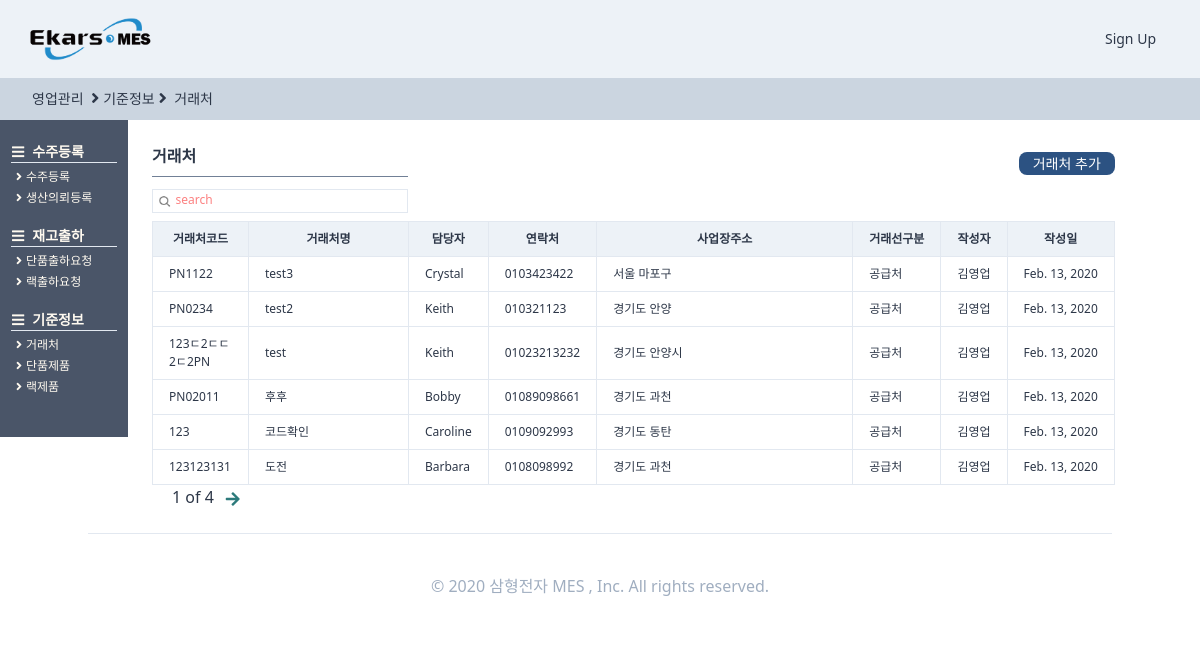
/standardinformaiton/partner/, run on an earlier commit of the app's database.
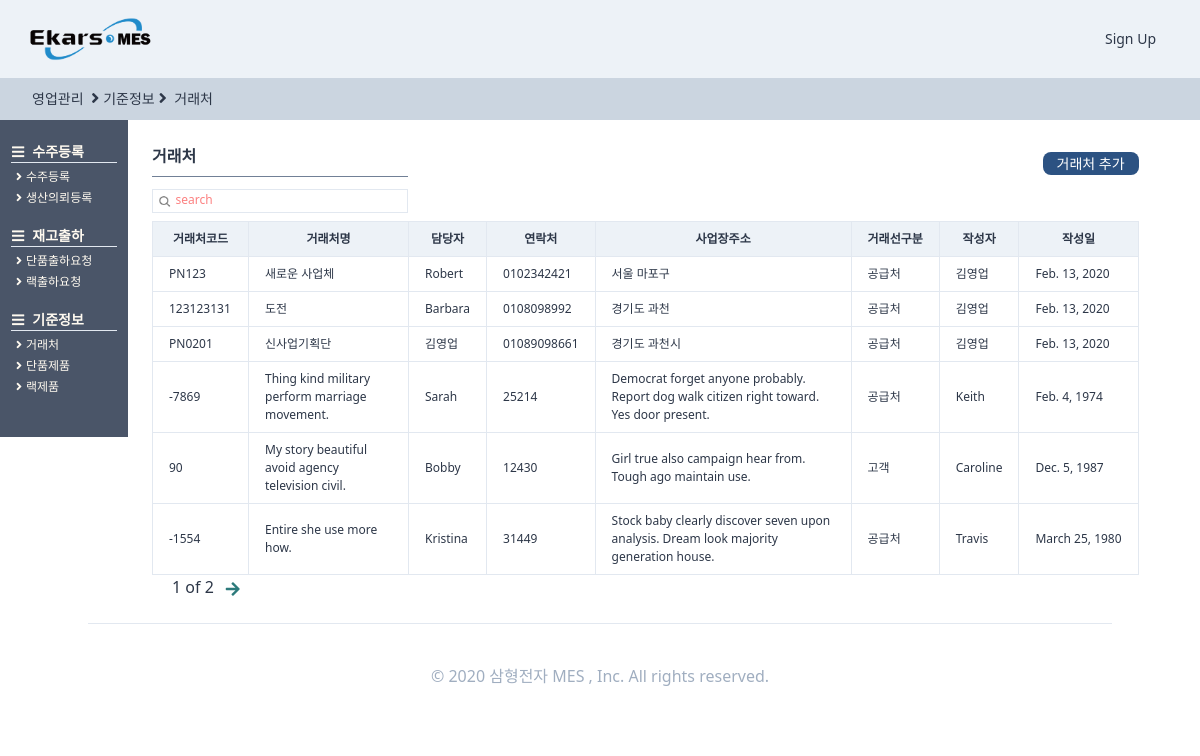
And on a later commit of the database.
### StandardInformation/models.py (models this page shows, shortened)
class Partner(TimeStampedModel):
    고객 = "고객"
    대리점 = "대리점"
    공급처 = "공급처"
    거래처_CHOICES = (
        (고객, "고객"),
        (대리점, "대리점"),
        (공급처, "공급처"),
    )
    작성자 = models.ForeignKey(
        "users.User", related_name="거래처작성자", on_delete=models.SET_NULL, null=True
    )
    작성일 = models.DateField(auto_now=True, auto_now_add=False)
    거래처구분 = models.CharField(choices=거래처_CHOICES, max_length=4, default=공급처)
    거래처코드 = models.CharField(null=True, max_length=20)
    거래처명 = models.CharField(max_length=50, null=True)
    사업자등록번호 = models.CharField(max_length=50, null=True)
    담당자 = models.ForeignKey(
        "users.User", related_name="거래처담당자", on_delete=models.SET_NULL, null=True
    )
    연락처 = models.CharField(max_length=50, blank=True)
    이메일 = models.EmailField(max_length=254)
    사업장주소 = models.CharField(max_length=90, blank=True, null=True)
    사업자등록증첨부 = models.FileField(blank=True, null=True, upload_to="partnerregister")
    특이사항 = models.TextField(blank=True, null=True)
    사용여부 = models.BooleanField(default=False)
    class Meta:
        verbose_name = "거래처"
        verbose_name_plural = "거래처"

### users/models.py (models this page shows)
class User(AbstractUser,TimeStampedModel):
    부서 = models.ForeignKey(
        "Part", related_name="user", on_delete=models.CASCADE, null=True
    )
    class Meta:
        verbose_name = "사용자"
        verbose_name_plural = "사용자"
    def __str__(self):
        return self.first_name

### StandardInformation/views.py (the view)
# urls.py: path("partner/", views.PartnerView.as_view(), name="partner"),
class PartnerView(ListView):
    model = models.Partner
    paginate_by = 6
    paginate_orphans = 2
    ordering = "-created"
    context_object_name = "lists"
    template_name = "Standardinformation/partner.html"

### templates/Standardinformation/partner.html (shortened to what this page needs)
{%extends "orders/ordershome.html"%}
{% load static%}
{%block head_title%}
</a><i class="fas fa-angle-right mx-1 text-base"></i>기준정보<i class="fas fa-angle-right text-base mx-1"></i>
거래처
{%endblock head_title %}
{%block main_contens%}
<div class="w-11/12 h-full ml-32 -mt-6 pt-12 flex flex-row justify-between">
    <div class="p-6 flex flex-col">
        <div class="flex flex-row justify-between">
            <div class="justify-between ">
                <div class=" border-b w-64 mb-3 font-semibold border-gray-600 pb-2">거래처 </div>
            </div>
            <div class="mt-2">
                <a href="{%url "StandardInformation:partnerregister"%}">
                    <div class="btn-link">
                        거래처 추가 </div>
                </a>
            </div>
        </div>
        <div class="w-64 border h-6 mb-2">
            <form method="get" action="{%url "StandardInformation:partnersearch" %}" class="w-full flex ">
                <button class="w-4 h-4 mt-1 ml-1  rounded-xl bg-cover bg-center"
                    style="background-image:url({% static 'img/search.png' %});"></button>
                <input name="search" placeholder="search"
                    class="ml-1 w-full border-none search-box text-xs font-medium placeholder-red-400 focus: outline-none" />
            </form>
        </div>
        <div class="w-full rounded text-xs">
            <table class="table-fixed">
                <thead>
                    <tr>
                        <th class="border bg-gray-200 px-4 py-2 w-24">거래처코드</th>
                        <th class="border bg-gray-200 px-4 py-2 w-40">거래처명</th>
                        <th class="border bg-gray-200 px-4 py-2">담당자</th>
                        <th class="border bg-gray-200 px-4 py-2">연락처</th>
                        <th class="border bg-gray-200 px-4 py-2 w-64">사업장주소</th>
                        <th class="border bg-gray-200 px-4 py-2">거래선구분</th>
                        <th class="border bg-gray-200 px-4 py-2">작성자</th>
                        <th class="border bg-gray-200 px-4 py-2">작성일</th>
                    </tr>
                </thead>
                <tbody>
                    {%for list in lists%}
                    <tr>
                        <td class="border px-4 py-2 hover:text-blue-700"><a
                                href="{%url "StandardInformation:partnerdetail" list.pk %}">{{list.거래처코드}}</a></td>
                        <td class="border px-4 py-2">{{list.거래처명}}</td>
                        <td class="border px-4 py-2">{{list.담당자}}</td>
                        <td class="border px-4 py-2">{{list.연락처}}</td>
                        <td class="border px-4 py-2">{{list.사업장주소}}</td>
                        <td class="border px-4 py-2">{{list.거래처구분}}</td>
                        <td class="border px-4 py-2">{{list.작성자}}</td>
                        <td class="border px-4 py-2">{{list.작성일}}</td>
                    </tr>
                    {%endfor%}
                </tbody>
            </table>
            <div class="flex ml-2">
                <span class="mx-3 font-medium  text-base">{{page_obj.number}} of
                    {{page_obj.paginator.num_pages}}</span>
                {% if page_obj.has_next %}
                <a href="?page={{page_obj.next_page_number}}" class="text-teal-700"><i
                        class="fas fa-arrow-right fa-lg mt-2"></i></a>
                {% endif %}
            </div>
        </div>
    </div>
</div>
{%endblock main_contens %}

### templates/orders/ordershome.html (shortened to what this page needs)
{%extends "base.html"%}
{% block content %}
<div class="w-full bg-gray-400 h-10 items-center -mt-4 font-normal fixed justify-center text-sm py-2 pl-8 ">
    <a href="{% url "core:home"%}">
        <div class="">영업관리
    </a>{%block head_title%} {%endblock head_title %}</div>
<div class="flex">
    <div class="w-32 mx-auto h-10/12 fixed items-center font-semibold justify-center pt-5 bg-gray-700 mt-6">
        <div class="font-base text-sm text-left text-orange-100 py-px">
            <i class="fas fa-bars mr-2 ml-3"></i>수주등록
            <div class="border-t h-px w-10/12 self-center mx-auto py-px "></div>
            <div class="text-left ml-4 mb-4">
                <div>
                    <a href="#">
                        <span class=" font-light text-xs text-orange-100">
                            <i class="fas fa-angle-right mr-1"></i></i>수주등록</span></a></div>
                <div>
                    <a href="#">
                        <span class=" font-light text-xs justify-center text-orange-100">
                            <i class="fas fa-angle-right mr-1"></i></i>생산의뢰등록</span></a></div>
            </div>
        </div>
        <div class="font-base text-sm text-left text-orange-100 py-px">
            <i class="fas fa-bars mr-2 ml-3"></i>재고출하
            <div class="border-t h-px w-10/12 self-center mx-auto py-px "></div>
            <div class="text-left ml-4 mb-4">
                <div>
                    <a href="#">
                        <span class=" font-light text-xs text-orange-100">
                            <i class="fas fa-angle-right mr-1"></i></i>단품출하요청</span></a></div>
                <div>
                    <a href="#">
                        <span class=" font-light text-xs justify-center text-orange-100">
                            <i class="fas fa-angle-right mr-1"></i></i>랙출하요청</span></a></div>
            </div>
        </div>
        <div class="font-base text-sm text-left text-orange-100 py-px mb-10">
            <i class="fas fa-bars mr-2 ml-3"></i>기준정보
            <div class="border-t h-px w-10/12 self-center mx-auto py-px "></div>
            <div class="text-left ml-4">
                <div>
                    <a href="{%url "StandardInformation:partner"%}">
                        <span class=" font-light text-xs text-orange-100">
                            <i class="fas fa-angle-right mr-1"></i></i>거래처</span></a></div>
                <div>
                    <a href="{%url "StandardInformation:single"%}">
                        <span class=" font-light text-xs justify-center text-orange-100">
                            <i class="fas fa-angle-right mr-1"></i></i>단품제품</span></a></div>
                <div>
                    <a href="#">
                        <span class=" font-light text-xs justify-center text-orange-100">
                            <i class="fas fa-angle-right mr-1"></i></i>랙제품</span></a></div>
            </div>
        </div>
    </div>
    {%block main_contens%}{%endblock main_contens %}
    </div>
{%endblock content %}

### templates/base.html (shortened to what this page needs)
{% load static%}
{% load i18n %}
<!DOCTYPE html>
<html lang="en">
<head>
    <link rel="stylesheet" href="https://use.fontawesome.com/releases/v5.11.2/css/all.css">
    <link rel="stylesheet" href="{% static 'css/styles.css'%}">
</head>
<body class="text-gray-800 mt-24 font-light">
    <header
        class="container bg-gray-200 max-w-full inset-0 flex items-center justify-between px-6 h-20 border-b-2 border-gray-400 fixed bg-white">
        <div class="flex items-center w-1/3">
            <a href="{% url "core:home"%}"><img class=" h-12" src="{% static 'img/logo.png'%}" /></a>
        </div>
        {% include "partials/navigation.html"%}
    </header>
    {% block content %}
    {% endblock %}
</body>
{% include "partials/footer.html"%}
</html>

### templates/partials/navigation.html
{% load static%}
<ul class="flex items-center text-sm font-medium h-full">
        {% if user.is_authenticated %}
        <li class="nav_link"><a href="#">프로필</a></li>
        <li class="nav_link"><a href="{%url "users:logout"%}">로그아웃</a></li>
        {% else %}
        <li class="nav_link"><a href="{%url "users:signup"%}">Sign Up</a></li>
        {% endif %}
</ul>

### templates/partials/footer.html
{% load i18n %}
<footer class=" h-full container mx-auto text-center py-10 border-t font-medium text-gray-500">
    &copy; {% trans '2020 삼형전자 MES , Inc. All rights reserved.' %}
</footer>

What changed in the data, as far as the page shows it:
removed Partner: 거래처코드 "PN1122", 거래처명 "test3", 담당자 "Crystal", 연락처 "0103423422", 사업장주소 "서울 마포구", 거래처구분 "공급처", 작성자 "김영업", 작성일 "Feb. 13, 2020"
removed Partner: 거래처코드 "PN0234", 거래처명 "test2", 담당자 "Keith", 연락처 "010321123", 사업장주소 "경기도 안양", 거래처구분 "공급처", 작성자 "김영업", 작성일 "Feb. 13, 2020"
removed Partner: 거래처코드 "123ㄷ2ㄷㄷ2ㄷ2PN", 거래처명 "test", 담당자 "Keith", 연락처 "01023213232", 사업장주소 "경기도 안양시", 거래처구분 "공급처", 작성자 "김영업", 작성일 "Feb. 13, 2020"
removed Partner: 거래처코드 "PN02011", 거래처명 "후후", 담당자 "Bobby", 연락처 "01089098661", 사업장주소 "경기도 과천", 거래처구분 "공급처", 작성자 "김영업", 작성일 "Feb. 13, 2020"
removed Partner: 거래처코드 "123", 거래처명 "코드확인", 담당자 "Caroline", 연락처 "0109092993", 사업장주소 "경기도 동탄", 거래처구분 "공급처", 작성자 "김영업", 작성일 "Feb. 13, 2020"
added Partner: 거래처코드 "PN123", 거래처명 "새로운 사업체", 담당자 "Robert", 연락처 "0102342421", 사업장주소 "서울 마포구", 거래처구분 "공급처", 작성자 "김영업", 작성일 "Feb. 13, 2020"
now on this page (row unchanged): Partner: 거래처코드 "PN0201", 거래처명 "신사업기획단", 담당자 "김영업", 연락처 "01089098661", 사업장주소 "경기도 과천시", 거래처구분 "공급처", 작성자 "김영업", 작성일 "Feb. 13, 2020"
now on this page (row unchanged): Partner: 거래처코드 "-7869", 거래처명 "Thing kind military perform marriage movement.", 담당자 "Sarah", 연락처 "25214", 사업장주소 "Democrat forget anyone probably. Report dog walk citizen right toward. Yes door present.", 거래처구분 "공급처", 작성자 "Keith", 작성일 "Feb. 4, 1974"
now on this page (row unchanged): Partner: 거래처코드 "90", 거래처명 "My story beautiful avoid agency television civil.", 담당자 "Bobby", 연락처 "12430", 사업장주소 "Girl true also campaign hear from. Tough ago maintain use.", 거래처구분 "고객", 작성자 "Caroline", 작성일 "Dec. 5, 1987"
now on this page (row unchanged): Partner: 거래처코드 "-1554", 거래처명 "Entire she use more how.", 담당자 "Kristina", 연락처 "31449", 사업장주소 "Stock baby clearly discover seven upon analysis. Dream look majority generation house.", 거래처구분 "공급처", 작성자 "Travis", 작성일 "March 25, 1980"
Also different on the page:
{{ page_obj.paginator.num_pages }}: "4" → "2"
